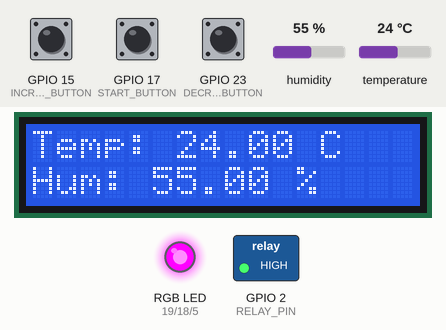
Simulated run of this sketch. Board: ESP32. Shown: 16×2 character LCD, switched loads named in the sketch (green lamp = pin HIGH), an RGB LED mixed from three pins (HIGH = lit). Inputs (shaded band) come from the test bench; at power-on: temperature 24 °C, GPIO 17 (START_BUTTON) HIGH, GPIO 15 (INCREASE_BUTTON) HIGH, GPIO 23 (DECREASE_BUTTON) HIGH, humidity 55 %. What the sketch prints to the serial monitor is not drawn.

Above: at 3.2 s.
3.3 s: temperature set to 22 °C
At 5.2 s:
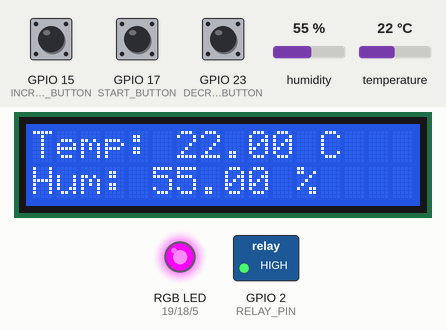
6.0 s: temperature set to 19 °C
At 7.3 s:
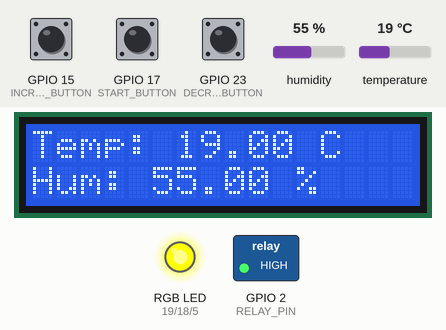
8.7 s: GPIO 17 (START_BUTTON) pulled LOW for 2.35 s
At 11.6 s:
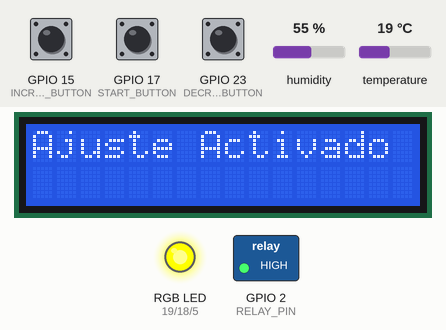
13.8 s: temperature set to 11 °C
At 15.8 s:
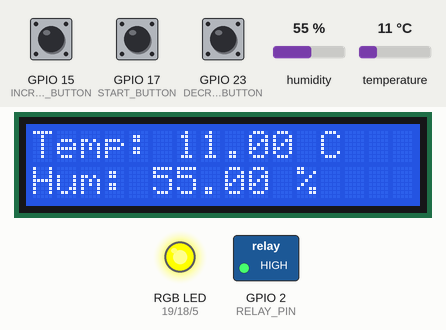
16.5 s: temperature set to 8 °C
At 18.7 s:
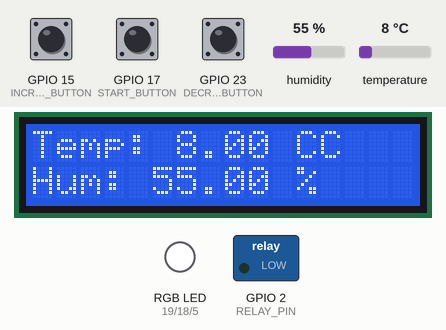
19.9 s: GPIO 17 (START_BUTTON) pulled LOW for 2.35 s
At 21.0 s:
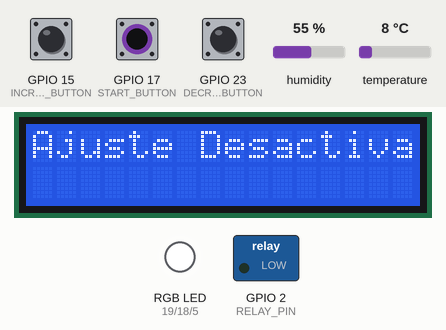
Timing chart, 0 to 22.9 s (numbered marks = the images above; inputs shaded):
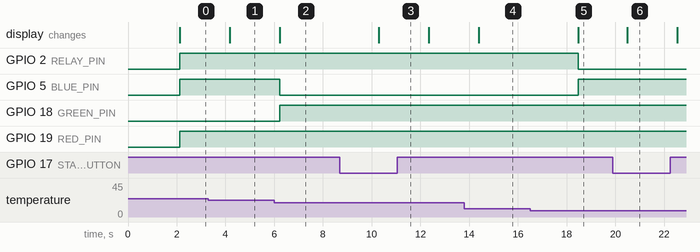

Measured:
- the behaviour switches between 21 and 20 °C on temperature (found by bisection; images 1 and 2)
- the behaviour switches between 10 and 9 °C on temperature (found by bisection; images 4 and 5)
- after the input at 3.3 s, the display: changes after 0.87 s (image 1)
- after the input at 6.0 s, GPIO 5 (BLUE_PIN): HIGH → LOW after 0.22 s; GPIO 18 (GREEN_PIN): LOW → HIGH after 0.22 s; the display: changes after 0.22 s (image 2)
- after the input at 8.7 s, the display: changes after 1.6 s (image 3)
- after the input at 13.8 s, the display: changes after 0.58 s (image 4)
- after the input at 16.5 s, GPIO 2 (RELAY_PIN): HIGH → LOW after 2.0 s; GPIO 5 (BLUE_PIN): LOW → HIGH after 2.0 s; the display: changes after 2.0 s (image 5)
- after the input at 19.9 s, the display: changes after 0.60 s (image 6)

The sketch:

Laboratorio_3.ino
```cpp
#include <Wire.h>
#include <LiquidCrystal_I2C.h>
#include "DHT.h"

// Definir el tipo de sensor y el pin de datos del DHT11
#define DHTPIN 4  // Pin donde está conectado el DHT11
#define DHTTYPE DHT11  // Tipo de sensor (DHT11)
#define RELAY_PIN 2 // Pin del relé

#define START_BUTTON 17 // Pulsador para iniciar el modo de ajuste
#define DECREASE_BUTTON 23 // Pulsador para disminuir el rango
#define INCREASE_BUTTON 15 // Pulsador para aumentar el rango

int blueMin = 10;
int blueMax = 20;
int greenMin = 20;
int greenMax = 24;
int redMin = 24;
int redMax = 40;

volatile bool isAdjustingModeFlag = false;
volatile bool decreaseFlag = false;
volatile bool increaseFlag = false;

bool isAdjustingMode = false; // Variable para indicar si estamos en modo de ajuste

DHT dht(DHTPIN, DHTTYPE);

// Inicializar la pantalla LCD con la dirección I2C (normalmente es 0x27 o 0x3F)
LiquidCrystal_I2C lcd(0x27, 16, 2);  // Asegúrate de usar una librería compatible con ESP32

// Pines del LED RGB
#define RED_PIN 19
#define GREEN_PIN 18
#define BLUE_PIN 5

void setup() {
  // Iniciar la comunicación serie para depuración
  Serial.begin(115200);

  // Inicializar el sensor DHT
  dht.begin();

  // Inicializar la pantalla LCD
  lcd.init();
  lcd.backlight();

  // Configurar los pines del LED RGB como salida
  pinMode(RED_PIN, OUTPUT);
  pinMode(GREEN_PIN, OUTPUT);
  pinMode(BLUE_PIN, OUTPUT);

  // Configurar los pines de los pulsadores como entrada
  pinMode(START_BUTTON, INPUT_PULLUP);
  pinMode(DECREASE_BUTTON, INPUT_PULLUP);
  pinMode(INCREASE_BUTTON, INPUT_PULLUP);

  pinMode(RELAY_PIN, OUTPUT);
  digitalWrite(RELAY_PIN, LOW);

  // Configurar interrupciones
  attachInterrupt(digitalPinToInterrupt(START_BUTTON), startAdjusting, FALLING);
  attachInterrupt(digitalPinToInterrupt(DECREASE_BUTTON), decreaseRange, FALLING);
  attachInterrupt(digitalPinToInterrupt(INCREASE_BUTTON), increaseRange, FALLING);

  // Mostrar un mensaje inicial en la pantalla
  lcd.setCursor(0, 0);
  lcd.print("Iniciando...");
  delay(2000);
  lcd.clear();
}

void loop() {
  // Manejar el estado de ajuste
  if (isAdjustingModeFlag) {
    isAdjustingModeFlag = false;
    handleAdjustingMode(); // Llamar a la función para manejar el modo de ajuste
  }

  // Manejar la disminución de rangos
  if (decreaseFlag) {
    decreaseFlag = false;
    if (isAdjustingMode) {
      decreaseRanges(); // Función para disminuir rangos
    }
  }

  // Manejar el aumento de rangos
  if (increaseFlag) {
    increaseFlag = false;
    if (isAdjustingMode) {
      increaseRanges(); // Función para aumentar rangos
    }
  }

  // Leer temperatura y humedad del sensor
  float temperatura = dht.readTemperature();
  float humedad = dht.readHumidity();

  // Comprobar si la lectura es válida
  if (isnan(temperatura) || isnan(humedad)) {
    Serial.println("Error al leer del sensor DHT11");
    lcd.setCursor(0, 0);
    lcd.print("Error en sensor");
  } else {
    // Mostrar los valores en el monitor serie
    Serial.print("Temperatura leída: ");
    Serial.println(temperatura);
    Serial.print("Humedad: ");
    Serial.println(humedad);

    // Mostrar los valores en la pantalla LCD
    lcd.setCursor(0, 0);
    lcd.print("Temp: ");
    lcd.print(temperatura);
    lcd.print(" C");

    lcd.setCursor(0, 1);
    lcd.print("Hum: ");
    lcd.print(humedad);
    lcd.print(" %");

    // Controlar el color del LED RGB según la temperatura
    controlarLedRGB(temperatura);
  }

  // Esperar 2 segundos antes de la siguiente lectura
  delay(2000);
}

// Controlar el LED RGB según la temperatura
void controlarLedRGB(float temperatura) {
  if (temperatura >= blueMin && temperatura <= blueMax) {
    digitalWrite(BLUE_PIN, LOW);
    digitalWrite(GREEN_PIN, HIGH);
    digitalWrite(RED_PIN, HIGH);
    digitalWrite(RELAY_PIN, HIGH);
  } else if (temperatura >= greenMin && temperatura <= greenMax) {
    digitalWrite(BLUE_PIN, HIGH);
    digitalWrite(GREEN_PIN, LOW);
    digitalWrite(RED_PIN, HIGH);
    digitalWrite(RELAY_PIN, HIGH);
  } else if (temperatura >= redMin) {
    digitalWrite(BLUE_PIN, HIGH);
    digitalWrite(GREEN_PIN, HIGH);
    digitalWrite(RED_PIN, LOW);
    digitalWrite(RELAY_PIN,LOW );
  } else {
    digitalWrite(BLUE_PIN, HIGH);
    digitalWrite(GREEN_PIN, HIGH);
    digitalWrite(RED_PIN, HIGH);
    digitalWrite(RELAY_PIN, LOW);
  }
}

// Función para cambiar el modo de ajuste
void handleAdjustingMode() {
  isAdjustingMode = !isAdjustingMode;
  Serial.println(isAdjustingMode ? "Ajuste Activado" : "Ajuste Desactivado");
  lcd.clear();
  lcd.print(isAdjustingMode ? "Ajuste Activado" : "Ajuste Desactivado");
  delay(2000);
  lcd.clear();
}

// Función para disminuir los rangos
void decreaseRanges() {
  blueMin--;
  blueMax--;
  greenMin--;
  greenMax--;
  redMin--;
  redMax--;
  mostrarRangos();
  delay(100); // Añadir un retraso para evitar rebotes
}

// Función para aumentar los rangos
void increaseRanges() {
  blueMin++;
  blueMax++;
  greenMin++;
  greenMax++;
  redMin++;
  redMax++;
  mostrarRangos();
  delay(100); // Añadir un retraso para evitar rebotes
}

// Mostrar los nuevos rangos en el monitor serie
void mostrarRangos() {
  Serial.print("Rango Azul: ");
  Serial.print(blueMin);
  Serial.print(" - ");
  Serial.println(blueMax);
  Serial.print("Rango Verde: ");
  Serial.print(greenMin);
  Serial.print(" - ");
  Serial.println(greenMax);
  Serial.print("Rango Rojo: ");
  Serial.print(redMin);
  Serial.print(" - ");
  Serial.println(redMax);
}

// Funciones de interrupción (simplificadas)
void startAdjusting() {
  isAdjustingModeFlag = true;
}

void decreaseRange() {
  decreaseFlag = true;
}

void increaseRange() {
  increaseFlag = true;
}
```
